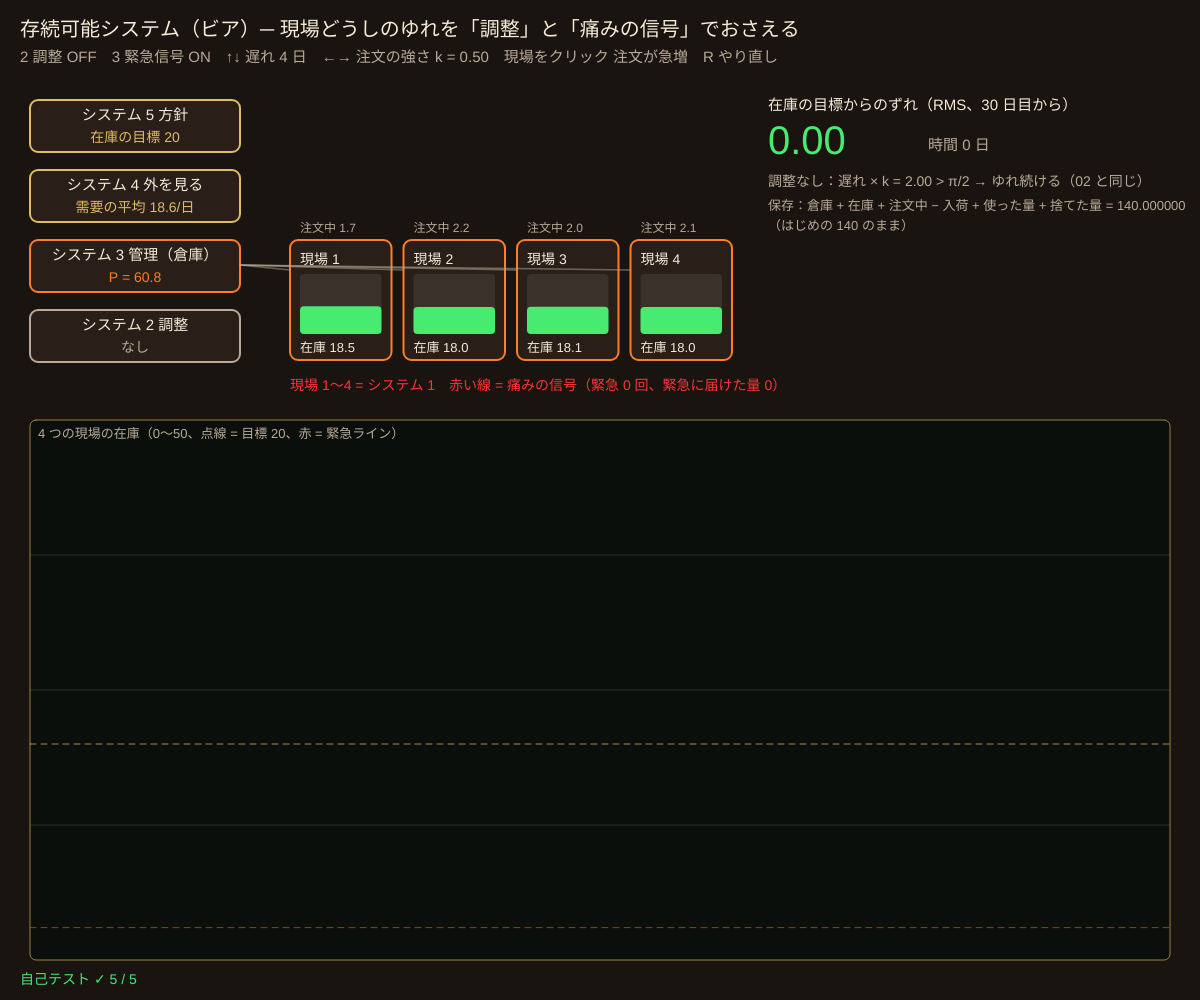
Frame 1 (no input)
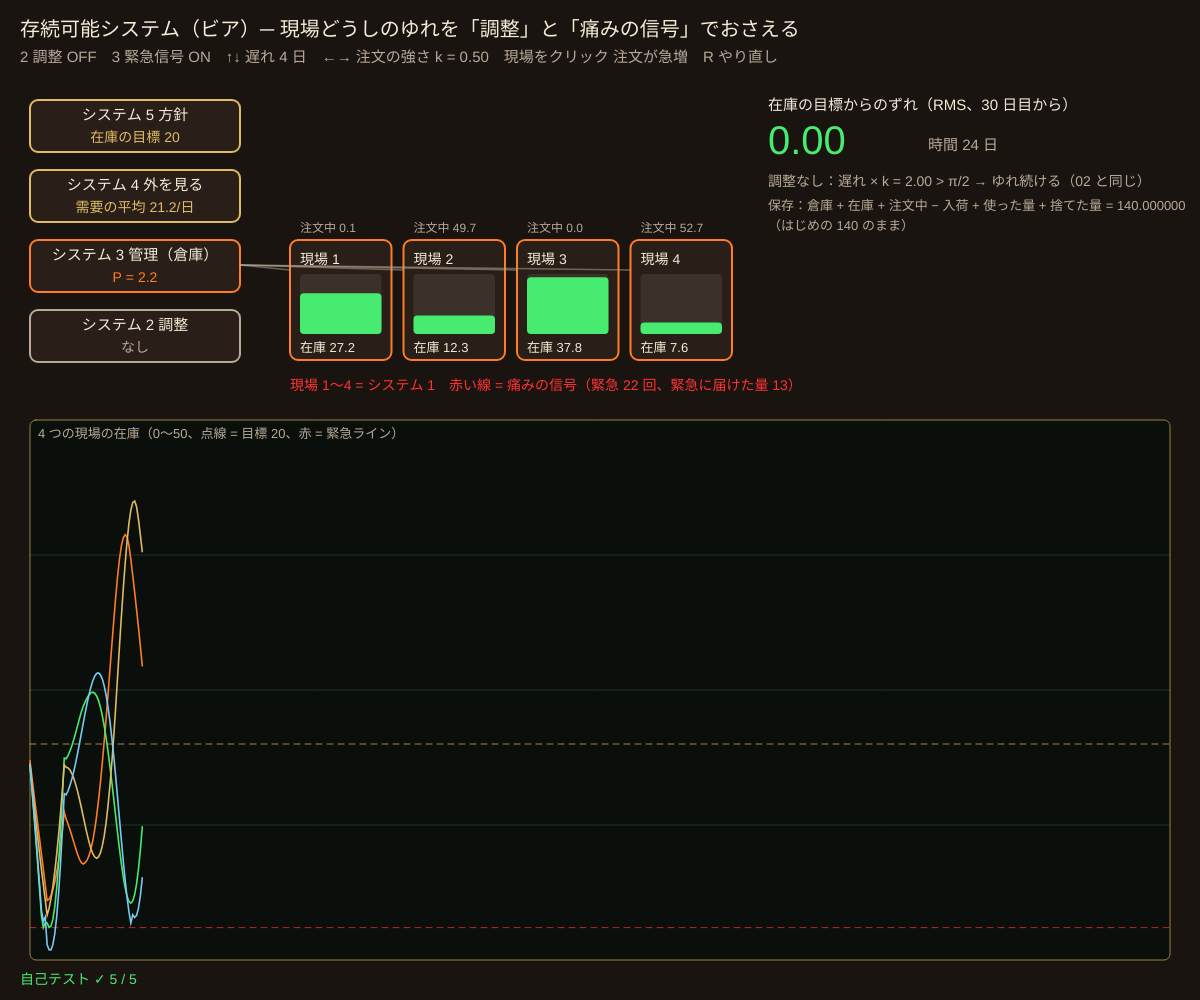
Frame 60 (no input)
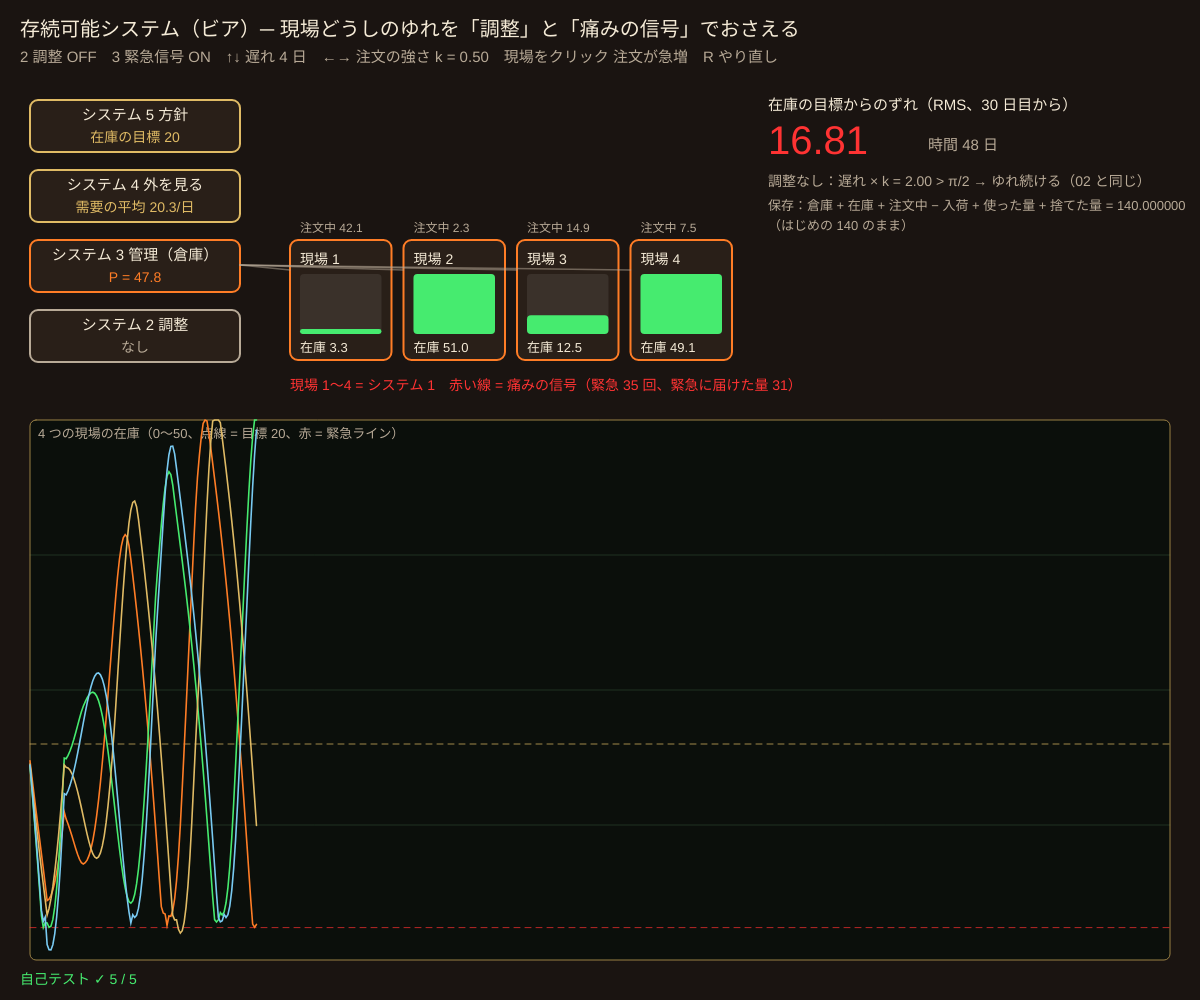
Frame 120 (the mouse pressed at the canvas centre since frame 60)

The p5.js sketch that drew these frames (run headless with seeded random() and noise() and a simulated clock; from frame 60 on, the mouse is pressed at the canvas centre):

// p5.js sketch
// ── sketch.js
// ============================================
// 11 存続可能システムモデル（ビア 1972）の考え方
// 4 つの現場（システム 1）が、同じ倉庫（共有の資源）から品物を取り寄せて在庫を目標に保とうとする。届くまでに遅れがあるので、
// 各自がばらばらに注文すると在庫が大きくゆれる。調整（システム 2）＝「注文中の分も数える」を入れるとゆれが減る
// 在庫が尽きそうになると、まっすぐ上（システム 3）へ「痛み」の信号（アルゲドニック信号）が飛び、倉庫から緊急に届ける
// 2 = 調整 ON/OFF / 3 = 緊急信号 ON/OFF / ↑↓ = 届くまでの遅れ / ←→ = 注文の強さ k / 現場をクリック = 注文が急に増える / R = やり直し
// ============================================

const NUNIT = 4;
const TARGET = 20;        // ★ 在庫の目標（システム 5 の方針）
const PROD = 22;          // ★ 倉庫に入ってくる量（1 日あたり）。需要の平均は 4 × 5 = 20
const PMAX = 120;         // 倉庫の大きさ（あふれた分は捨てる）
const ALARM = 3;          // ★ これより在庫が減ると緊急信号
const DT = 0.1;           // 1 きざみ = 0.1 日
let par = { s2: false, s3: true, delay: 4, k: 0.5 };
let sim, hist = [], speed = 4;

function setup() {
  createCanvas(windowWidth, windowHeight);
  colorMode(HSB, 360, 100, 100, 100);
  selfTest();
  sim = makeSim(1);
}
// ---- 組織の状態
function makeSim(seed) {
  let r = makeRng(seed), u = [];
  for (let i = 0; i < NUNIT; i++) u.push({ q: TARGET, pipe: [], ph: 6.28 * r(), shock: 0, alarms: 0, emerg: 0, dev2: 0, n: 0 });
  return { t: 0, P: 60, units: u, produced: 0, wasted: 0, used: 0, q0: NUNIT * TARGET + 60, signal: -1 };
}
function demand(u, t) { return 5 + 1.5 * Math.sin(0.35 * t + u.ph) + u.shock; }
function inPipe(u) { return u.pipe.reduce((a, b) => a + b.amt, 0); }
// ---- 1 きざみ
function simStep(s, p) {
  let req = s.units.map((u) => {
    let d = demand(u, s.t), want;
    if (p.s2) want = d + p.k * (TARGET + d * p.delay - u.q - inPipe(u));   // 調整あり：注文中（まだ届いていない分）も数える
    else want = d + p.k * (TARGET - u.q);                                   // 調整なし：目の前の在庫だけを見る
    return Math.max(0, want) * DT;
  });
  let tot = req.reduce((a, b) => a + b, 0), f = tot > s.P ? s.P / tot : 1;  // 倉庫が足りなければ全員を同じ割合でへらす
  s.signal = -1;
  s.units.forEach((u, i) => {
    let g = req[i] * f; s.P -= g; u.pipe.push({ amt: g, at: s.t + p.delay });
    while (u.pipe.length && u.pipe[0].at <= s.t + 1e-9) u.q += u.pipe.shift().amt;
    let d = demand(u, s.t) * DT; u.q -= d; s.used += d;
    if (p.s3 && u.q < ALARM && s.P > 0) {                                  // 痛みの信号 → システム 3 が直接届ける
      let e = Math.min(s.P, (TARGET / 2 - u.q) * 0.2); s.P -= e; u.q += e; u.emerg += e; u.alarms++; s.signal = i;
    }
    u.shock = Math.max(0, u.shock - 0.6 * DT);
    if (s.t > 30) { u.dev2 += (u.q - TARGET) ** 2; u.n++; }
  });
  s.P += PROD * DT; s.produced += PROD * DT;
  if (s.P > PMAX) { s.wasted += s.P - PMAX; s.P = PMAX; }
  s.t += DT;
}
function total(s) { return s.P + s.units.reduce((a, u) => a + u.q + inPipe(u), 0); }
function rmsDev(s) { let a = 0, n = 0; for (let u of s.units) { a += u.dev2; n += u.n; } return n ? Math.sqrt(a / n) : 0; }

function draw() {
  background(24, 35, 10);
  for (let k = 0; k < speed; k++) simStep(sim, par);
  hist.push(sim.units.map((u) => u.q)); if (hist.length > 600) hist.shift();

  say('存続可能システム（ビア）─ 現場どうしのゆれを「調整」と「痛みの信号」でおさえる', 20, 36, 20);
  say('2 調整 ' + (par.s2 ? 'ON' : 'OFF') + '　3 緊急信号 ' + (par.s3 ? 'ON' : 'OFF') + '　↑↓ 遅れ ' + par.delay + ' 日　←→ 注文の強さ k = ' + par.k.toFixed(2) + '　現場をクリック 注文が急増　R やり直し', 20, 62, 15, C_SUB);

  // ---- 図：5 つのシステム
  let x0 = 30, y0 = 100, bw = 210, bh = 52;
  blockBox(x0, y0, bw, bh, 'システム 5 方針', '在庫の目標 ' + TARGET, C_BRASS);
  blockBox(x0, y0 + 70, bw, bh, 'システム 4 外を見る', '需要の平均 ' + (sim.units.reduce((a, u) => a + demand(u, sim.t), 0)).toFixed(1) + '/日', C_BRASS);
  blockBox(x0, y0 + 140, bw, bh, 'システム 3 管理（倉庫）', 'P = ' + sim.P.toFixed(1), sim.signal >= 0 ? C_ALARM : C_TUBE);
  blockBox(x0, y0 + 210, bw, bh, 'システム 2 調整', par.s2 ? '注文中も数える' : 'なし', par.s2 ? C_SCOPE : C_SUB);
  let ux = x0 + bw + 50, uw = (width * 0.62 - ux) / NUNIT - 12;
  sim.units.forEach((u, i) => {
    let x = ux + i * (uw + 12), y = y0 + 140;
    stroke(col(u.q < ALARM ? C_ALARM : C_TUBE)); strokeWeight(2); fill(25, 40, 16); rect(x, y, uw, 120, 8);
    noStroke(); fill(0, 0, 100, 8); rect(x + 10, y + 34, uw - 20, 60, 4);
    fill(col(u.q < ALARM ? C_ALARM : C_SCOPE)); let hq = clampv(u.q / (2 * TARGET), 0, 1) * 60; rect(x + 10, y + 94 - hq, uw - 20, hq, 4);
    say('現場 ' + (i + 1), x + 10, y + 24, 14);
    say('在庫 ' + u.q.toFixed(1), x + 10, y + 112, 13); say('注文中 ' + inPipe(u).toFixed(1), x + 10, y - 8, 12, C_SUB);
    stroke(col(C_SUB, 50)); strokeWeight(1.5); line(x0 + bw, y0 + 165, x, y + 30);
    if (sim.signal === i) { stroke(col(C_ALARM)); strokeWeight(4); line(x + uw / 2, y, x0 + bw, y0 + 166); }
  });
  say('現場 1〜4 = システム 1　赤い線 = 痛みの信号（緊急 ' + sim.units.reduce((a, u) => a + u.alarms, 0) + ' 回、緊急に届けた量 ' + sim.units.reduce((a, u) => a + u.emerg, 0).toFixed(0) + '）', ux, y0 + 290, 14, C_ALARM);
  // 数
  let mx = width * 0.64, my = 110, rms = rmsDev(sim);
  say('在庫の目標からのずれ（RMS、30 日目から）', mx, my, 15);
  say(rms.toFixed(2), mx, my + 44, 40, rms < 3 ? C_SCOPE : C_ALARM);
  say('時間 ' + sim.t.toFixed(0) + ' 日', mx + 160, my + 40, 15, C_SUB);
  say('調整なし：遅れ × k = ' + (par.delay * par.k).toFixed(2) + (par.delay * par.k > Math.PI / 2 ? ' > π/2 → ゆれ続ける（02 と同じ）' : ' ≤ π/2'), mx, my + 76, 14, C_SUB);
  say('保存：倉庫 + 在庫 + 注文中 − 入荷 + 使った量 + 捨てた量 = ' + (total(sim) - sim.produced + sim.used + sim.wasted).toFixed(6), mx, my + 100, 13, C_SUB);
  say('（はじめの ' + sim.q0 + ' のまま）', mx, my + 120, 13, C_SUB);

  let gx = 30, gy = y0 + 320, gw = width - 60, gh = height - gy - 40;
  plotFrame(gx, gy, gw, gh, '4 つの現場の在庫（0〜50、点線 = 目標 ' + TARGET + '、赤 = 緊急ライン）');
  hLine(TARGET, gx, gy, gw, gh, 0, 50, C_BRASS); hLine(ALARM, gx, gy, gw, gh, 0, 50, C_ALARM);
  let cs4 = [C_TUBE, C_SCOPE, C_BRASS, [200, 50, 95]];
  for (let i = 0; i < NUNIT; i++) plotLine(hist.map((h) => h[i]), gx, gy, gw, gh, 0, 50, cs4[i], 600, 1.6);
  drawSelfTest();
}

function mousePressed() {
  let ux = 30 + 210 + 50, uw = (width * 0.62 - ux) / NUNIT - 12;
  let i = Math.floor((mouseX - ux) / (uw + 12));
  if (i >= 0 && i < NUNIT && mouseY > 200 && mouseY < 400) sim.units[i].shock = 4;
}
function keyPressed() {
  if (key === '2') { par.s2 = !par.s2; resetSim(); }
  if (key === '3') par.s3 = !par.s3;
  if (key === UP_ARROW) { par.delay = Math.min(8, par.delay + 1); resetSim(); }
  if (key === DOWN_ARROW) { par.delay = Math.max(1, par.delay - 1); resetSim(); }
  if (key === RIGHT_ARROW) par.k = Math.min(1.5, +(par.k + 0.1).toFixed(2));
  if (key === LEFT_ARROW) par.k = Math.max(0.1, +(par.k - 0.1).toFixed(2));
  if (key === 'r' || key === 'R') resetSim();
}
function resetSim() { sim = makeSim(1); hist = []; }

// ---- 自己テスト
function runFor(p, days, seed) { let s = makeSim(seed || 1); for (let k = 0; k < days / DT; k++) simStep(s, p); return s; }
function selfTest() {
  selfTestResults = [];
  let off = runFor({ s2: false, s3: false, delay: 4, k: 0.5 }, 200), on = runFor({ s2: true, s3: false, delay: 4, k: 0.5 }, 200);
  check('調整なしのゆれ RMS ' + rmsDev(off).toFixed(2) + ' → 調整あり ' + rmsDev(on).toFixed(2) + '（1/3 以下に）', rmsDev(on) < rmsDev(off) / 3);
  let s = runFor({ s2: false, s3: true, delay: 4, k: 0.5 }, 200), bal = total(s) - s.produced + s.used + s.wasted;
  check('品物の保存：倉庫 + 在庫 + 注文中 − 入荷 + 使った + 捨てた = はじめの ' + s.q0 + '（差 < 1e-6）', near(bal, s.q0, 1e-6));
  let minQ = (p) => { let t = makeSim(1), m = 1e9; for (let k = 0; k < 2000; k++) { simStep(t, p); if (t.t > 30) m = Math.min(m, ...t.units.map((u) => u.q)); } return m; };
  let m0 = minQ({ s2: false, s3: false, delay: 4, k: 0.5 }), m1 = minQ({ s2: false, s3: true, delay: 4, k: 0.5 });
  check('緊急信号があると、在庫の最小が上がる（' + m0.toFixed(1) + ' → ' + m1.toFixed(1) + '）', m1 > m0);
  let low = runFor({ s2: false, s3: false, delay: 1, k: 0.5 }, 200);
  check('遅れが小さい（1 日 × k 0.5 < π/2）なら、調整なしでもゆれは小さい（RMS ' + rmsDev(low).toFixed(2) + ' < 3）', rmsDev(low) < 3);
  let ex = runFor({ s2: false, s3: true, delay: 8, k: 1.5 }, 200);
  check('極端な設定（遅れ 8 日、k = 1.5）でも NaN にならない', Number.isFinite(total(ex)) && ex.units.every((u) => Number.isFinite(u.q)));
  reportSelfTest();
}

// ---------- やってみよう ----------
// 1. 2 で調整を入れたり切ったりして、在庫のゆれと RMS を比べよう（切りかえるとやり直しになる）
// 2. ↑ で遅れを長くすると？ 調整なしの「遅れ × k」が π/2 を超える所に注目（02 の企図振戦と同じ式）
// 3. 3 で緊急信号を切ると、在庫がマイナス（品切れの借り）になる現場が出る？
// 4. 現場をクリックして急な注文を入れる。ほかの現場にも影響が出るのはなぜ？（倉庫を分け合っているから）
// 5. 学校やバイト先で「システム 1〜5」にあたるものは何か考えよう


// ==================================================
// ここから下は「サイバネティクスの道具」（中身は読まなくても OK。消さないでね）
// ==================================================
function clampv(v, a, b) { return v < a ? a : v > b ? b : v; }
function fin(v, d) { return Number.isFinite(v) ? v : d; }        // NaN・Infinity なら d にもどす
// 決まった種（seed）から毎回同じ乱数列（0〜1）を出す。自己テストをいつも同じにするため
function makeRng(seed) {
  let a = seed >>> 0;
  return () => { a = (a + 0x6d2b79f5) >>> 0; let t = a; t = Math.imul(t ^ (t >>> 15), t | 1); t ^= t + Math.imul(t ^ (t >>> 7), t | 61); return ((t ^ (t >>> 14)) >>> 0) / 4294967296; };
}

// ---- 画面の道具（色は [色相, 彩度, 明るさ] の配列）
const C_TXT = [40, 12, 96], C_SUB = [35, 18, 72], C_SCOPE = [135, 70, 92], C_TUBE = [24, 85, 100], C_BRASS = [42, 55, 88], C_ALARM = [0, 80, 100];
function col(c, a) { return color(c[0], c[1], c[2], a === undefined ? 100 : a); }
function say(s, x, y, size, c) { noStroke(); fill(col(c || C_TXT)); textSize(size || 15); text(s, x, y); }
// オシロスコープ風の枠
function plotFrame(x, y, w, h, title) {
  noStroke(); fill(130, 40, 6, 90); rect(x, y, w, h, 6);
  stroke(130, 40, 40, 40); strokeWeight(1);
  for (let k = 1; k < 4; k++) line(x, y + (h * k) / 4, x + w, y + (h * k) / 4);
  noFill(); stroke(C_BRASS[0], C_BRASS[1], 60); rect(x, y, w, h, 6);
  if (title) say(title, x + 8, y + 18, 13, C_SUB);
}
// arr の値を lo〜hi の範囲で、枠 (x, y, w, h) に折れ線で描く（n = 横に並べる点の数）
function plotLine(arr, x, y, w, h, lo, hi, c, n, wt) {
  if (!arr || arr.length < 2) return;
  n = n || arr.length;
  stroke(col(c)); strokeWeight(wt || 2); noFill();
  beginShape();
  for (let i = 0; i < arr.length; i++) vertex(x + (i / (n - 1)) * w, y + h - clampv((fin(arr[i], lo) - lo) / (hi - lo), 0, 1) * h);
  endShape();
}
function hLine(v, x, y, w, h, lo, hi, c) {   // グラフの中の水平線（目標値など）
  let yy = y + h - clampv((v - lo) / (hi - lo), 0, 1) * h;
  stroke(col(c, 70)); strokeWeight(1); drawingContext.setLineDash([6, 5]); line(x, yy, x + w, yy); drawingContext.setLineDash([]);
}
// ブロック図の箱（名前と今の値）
function blockBox(x, y, w, h, name, val, c) {
  stroke(col(c || C_BRASS)); strokeWeight(2); fill(25, 40, 16); rect(x, y, w, h, 8);
  noStroke(); fill(col(C_TXT)); textAlign(CENTER, CENTER); textSize(15); text(name, x + w / 2, y + h / 2 - (val === undefined ? 0 : 10));
  if (val !== undefined) { fill(col(c || C_TUBE)); textSize(14); text(val, x + w / 2, y + h / 2 + 12); }
  textAlign(LEFT, BASELINE);
}
// 信号の矢印：点が流れて「ループを回る」ようすを見せる（phase = 0〜1）
function flowArrow(x1, y1, x2, y2, c, phase, label) {
  stroke(col(c)); strokeWeight(2); line(x1, y1, x2, y2);
  let a = Math.atan2(y2 - y1, x2 - x1);
  noStroke(); fill(col(c)); triangle(x2, y2, x2 - 11 * Math.cos(a - 0.4), y2 - 11 * Math.sin(a - 0.4), x2 - 11 * Math.cos(a + 0.4), y2 - 11 * Math.sin(a + 0.4));
  for (let k = 0; k < 3; k++) { let f = (phase + k / 3) % 1; circle(x1 + (x2 - x1) * f, y1 + (y2 - y1) * f, 6); }
  if (label) { fill(col(C_SUB)); textSize(13); text(label, (x1 + x2) / 2 + 6, (y1 + y2) / 2 - 6); }
}

// ---- 自己テストの道具
let selfTestResults = [];
function check(name, cond) { selfTestResults.push({ name, ok: !!cond }); }
function near(a, b, tol) { return Number.isFinite(a) && Math.abs(a - b) <= (tol === undefined ? 1e-9 : tol); }
function reportSelfTest() { for (let r of selfTestResults) (r.ok ? console.log : console.error)((r.ok ? '✓ ' : '✗ ') + r.name); }
function selfTestLine() { let n = selfTestResults.filter((r) => r.ok).length; return '自己テスト ' + (n === selfTestResults.length ? '✓ ' : '✗ ') + n + ' / ' + selfTestResults.length; }
function drawSelfTest() { say(selfTestLine(), 20, height - 16, 14, selfTestResults.every((r) => r.ok) ? C_SCOPE : C_ALARM); }
